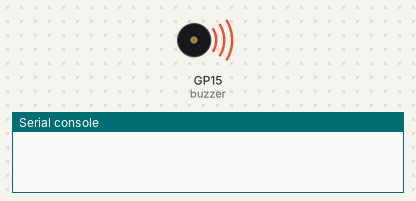
This program was run on a simulated Raspberry Pi Pico running MicroPython. Shown: buzzer (waves = sounding, pin HIGH), the last lines printed to the serial console. At 1.0 s the program stops and its outputs stay as they are.

Above: at 0.1 s.
At 1.1 s:
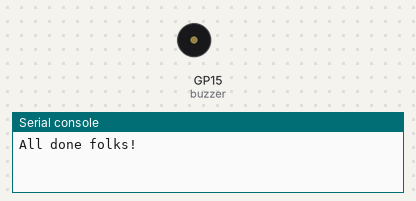
Timing chart, 0 to 2.5 s (numbered marks = the images above):
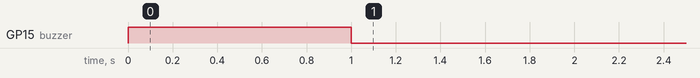

The program:

BEEEEEEP.py
```python
# Your PICO can make annoying sounds using an inexpesnsive buzzer
# The buzzer used in this demo is:
# Adafruit  Buzzer 5V - Breadboard friendly Product ID: 1536
# With power applied it will oscilate at 2kHz making it very easy to control
#

import machine
import utime

buzzer = machine.Pin(15, machine.Pin.OUT)

buzzer.value(1)
utime.sleep(1)
buzzer.value(0)
print("All done folks!")
```

Measured:
- by itself, GP15 (buzzer): LOW → HIGH at 0.00 s, → LOW 1.0 s later
